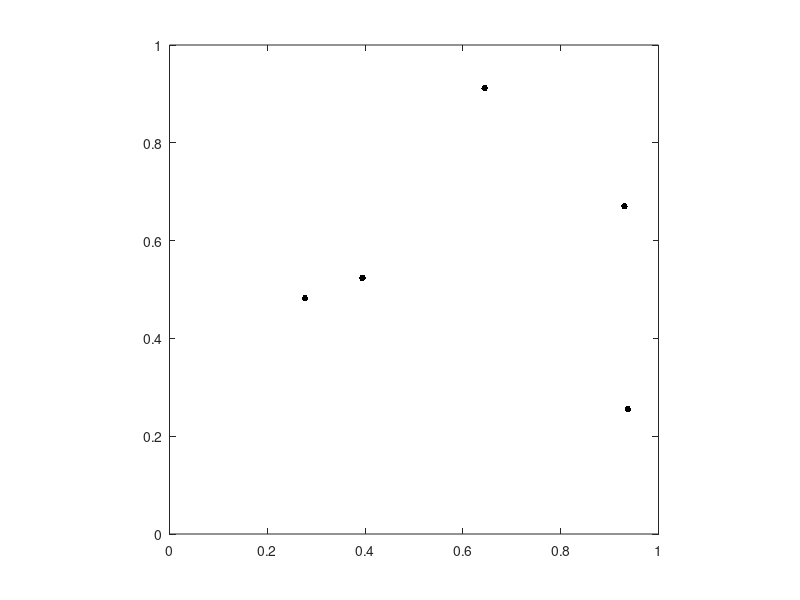

Reproduce this figure in MATLAB.
% Compute Voronoi diagram of the points
points = rand(5,2);
[V,C] = voronoin(points);

% Plot Voronoi diagram
figure
for i = 1:length(C)
    if all(C{i}~=1)   % If at least one index is 1, then it is an open region and we can't patch that
        patch(V(C{i},1),V(C{i},2),i); % use color i.
    end
end
plot(points(:,1),points(:,2),'k.','MarkerSize',15)
axis([0 1 0 1])
axis equal